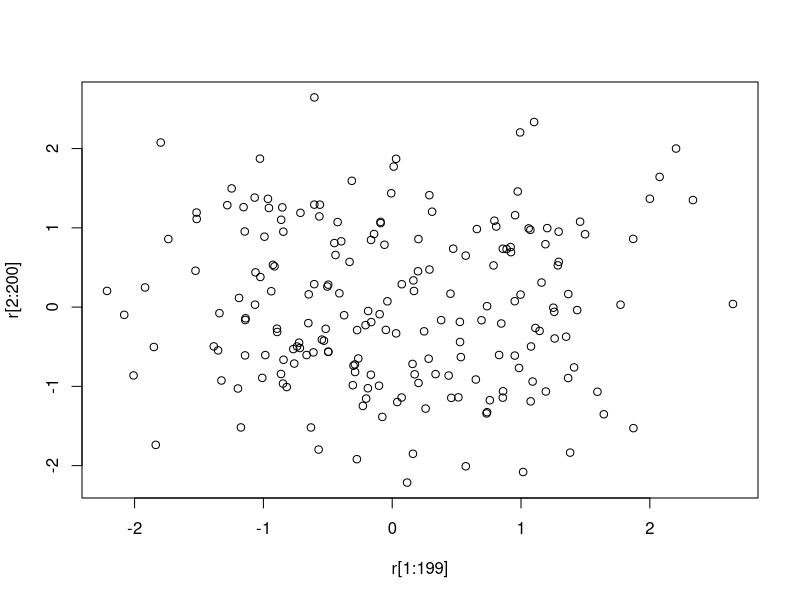
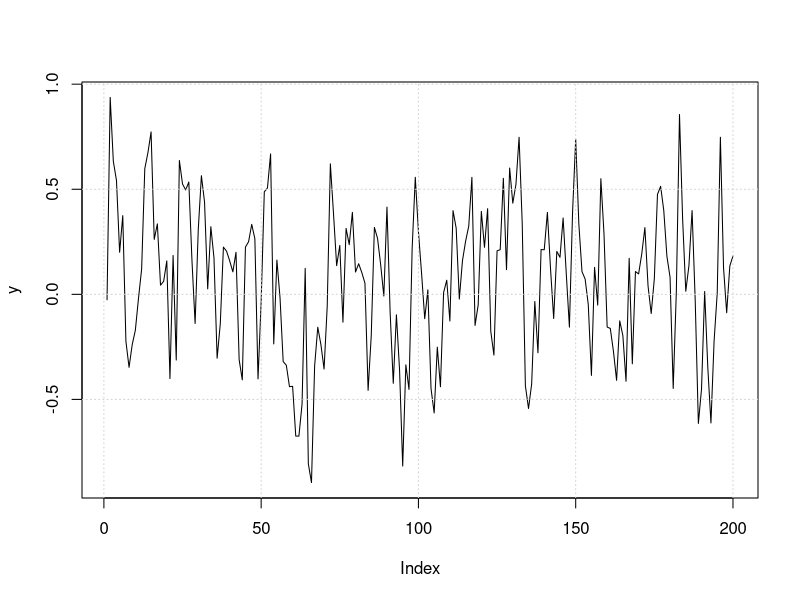
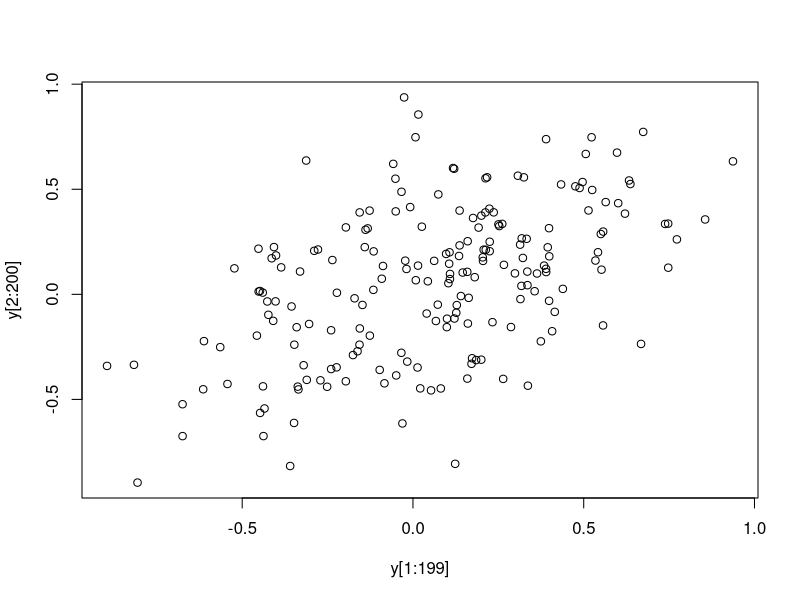
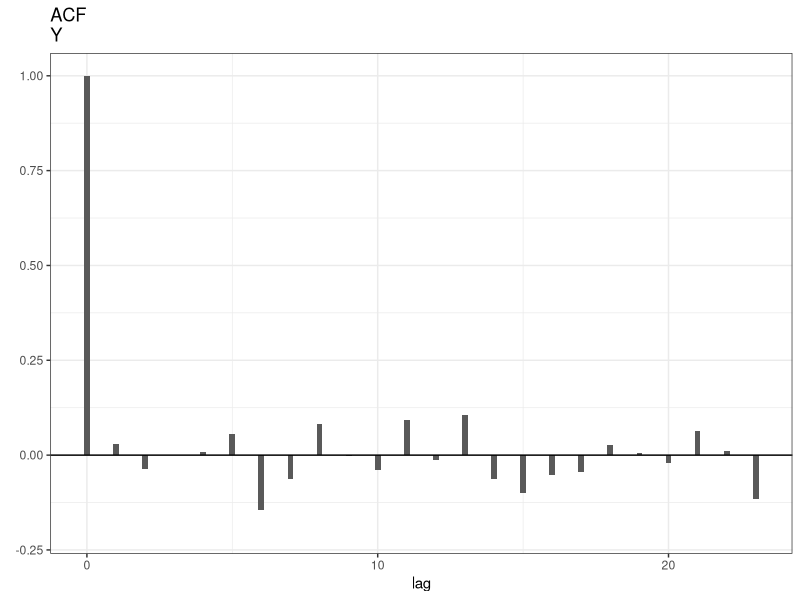
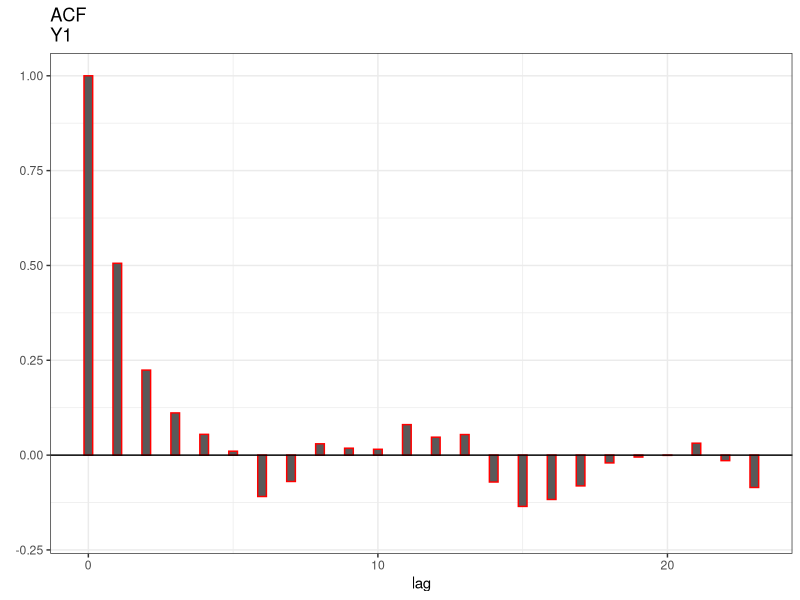
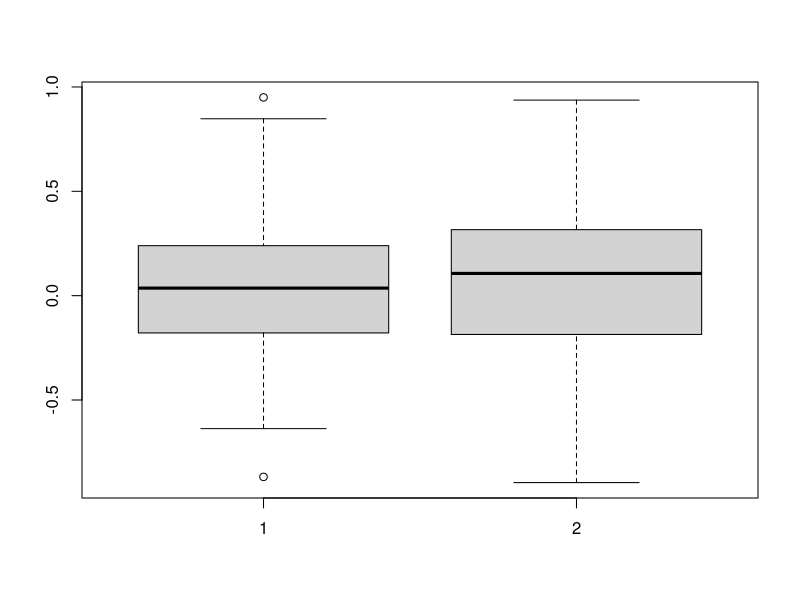
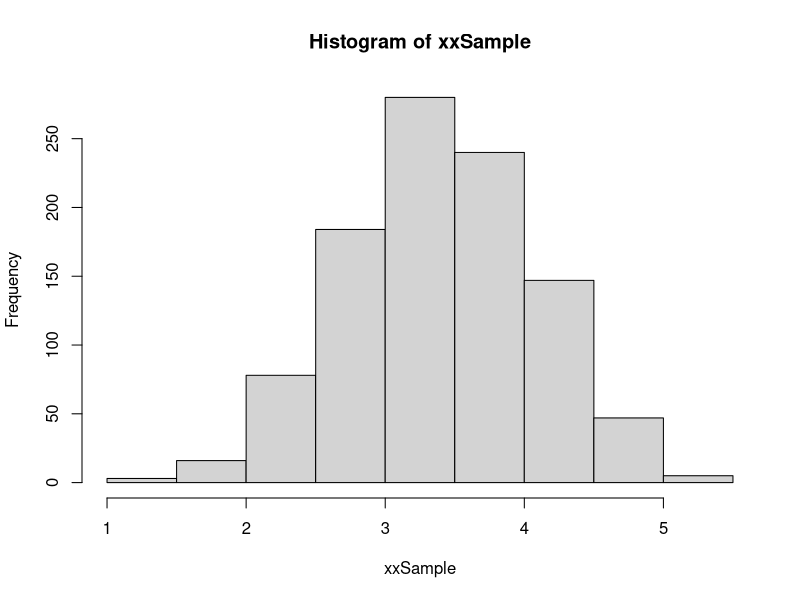

The R source for these figures, in order:
## ---- chunk 1
knitr::opts_chunk$set(echo = TRUE)
library(tidyverse)
## ---- chunk 2
r = rnorm(200)
plot(r[1:199], r[2:200])
## ---- chunk 3
# 2000 observations, error terms, mean = 0, std = 0.1
n=200
sd_r = 0.32
r = rnorm(n, sd = sd_r)
# check:
print(paste('sd of data: ', sd(r)))
y = vector('numeric',n)
y[1] = r[1]
for(i in 2:n) y[i] = 0.5*y[i-1] + r[i]
plot(y, type='l')     
grid()

plot(y[1:199],y[2:200])
print(paste(mean(r), mean(y)))
sd(y)

acf1 = acf(r, ylab='r',xlab='lag', plot=F )
acf1DF = data.frame(lag=acf1$lag, acf=acf1$acf)

plot.acf1 <- ggplot(data = acf1DF, aes( x = lag, y = acf)) +
    geom_col( width = 0.2) +
    geom_hline(yintercept = 0,linetype='solid')+
    scale_x_continuous(breaks = seq(0,max(acf1$lag),10)) +
    scale_y_continuous(name = element_blank(), 
                       limits = c(-0.2,1)) +
    ggtitle("ACF\nY") +
    theme_bw()

plot.acf1
    
    
acf2 = acf(y, ylab='y',xlab='lag', plot=F)
acf2DF = data.frame(lag=acf2$lag, acf=acf2$acf)

plot.acf2 <- ggplot(data = acf2DF, aes( x = lag, y = acf)) +
    geom_col( width = 0.3, color='red') +
    geom_hline(yintercept = 0,linetype='solid')+
    scale_x_continuous(breaks = seq(0,max(acf1$lag),10)) +
    scale_y_continuous(name = element_blank(), 
                       limits = c(-0.2,1)) +
    ggtitle("ACF\nY1") +
    theme_bw()

plot.acf2


## ---- chunk 4
boxplot(r,y)
## ---- chunk 5
# Suppose the actual data are
x = c(1,2,3,4,5,6)
# print mean and variance of the data
print(paste('mean of x = ', mean(x)))
print(paste('var of x = ', var(x)))
print(paste('var of mean: ', var(x)/(length(x)-1)))
## ---- chunk 6

xx = c(1,1,2,2,3,3,4,4,5,5,6,6)


r1 = acf(xx, lag.max=1, plot=F)$acf[2] # acf[1] = lag 0
print(paste('first serial correlation coefficient: ',r1))


# and look at mean, variance

print(paste('mean of xx = ', mean(xx)))
print(paste('var of xx = ', var(xx)))
## ---- chunk 7

print(paste('var(r) = ', var(r)))
# var estimate from stat sleuth
print(paste('var(y), rough estimate: ', var(xx)*(1+r1)/(1-r1)))
print(paste('var(y) = ', var(y)))

# get the coefSum
coefSum = 1.0
k = 1
ARcoef = 0.5
while(1){
  coefSumSave = coefSum
  coefSum =coefSum+ARcoef^(2*k)
  k=k+1
  if (abs(coefSum-coefSumSave) < 1.e-6) break
}
print (coefSum)

print(paste('var(y)=', var(y),' expected=',coefSum*sd_r^2))
  
## ---- chunk 8
xxSample = vector('numeric')
for (i in 1:1000)
  xxSample[i] = mean(sample(xx,6, replace=T))

hist(xxSample)
print(paste('mean estimate: ',mean(xxSample)))
print(paste('var of mean: ', var(xxSample)))
## ---- chunk 9
x = c(2, 1.6, 0.7, 1.5, 2.3, 2.3, 2.3, 1.3, 1.8, 1.0)
r =  c(-0.11,  0.11, -0.17, -0.09,  0.11, -0.10, -0.06,  0.04, -0.05,  0.07)

y = 2*x + 5 + r
model1 = lm(y~x)
summary(model1)

# but if the independence is violated..
x1 = 0.9*x + 0.15*r
model2 = lm(y~x1)
summary(model2)

cor(x,x1)
